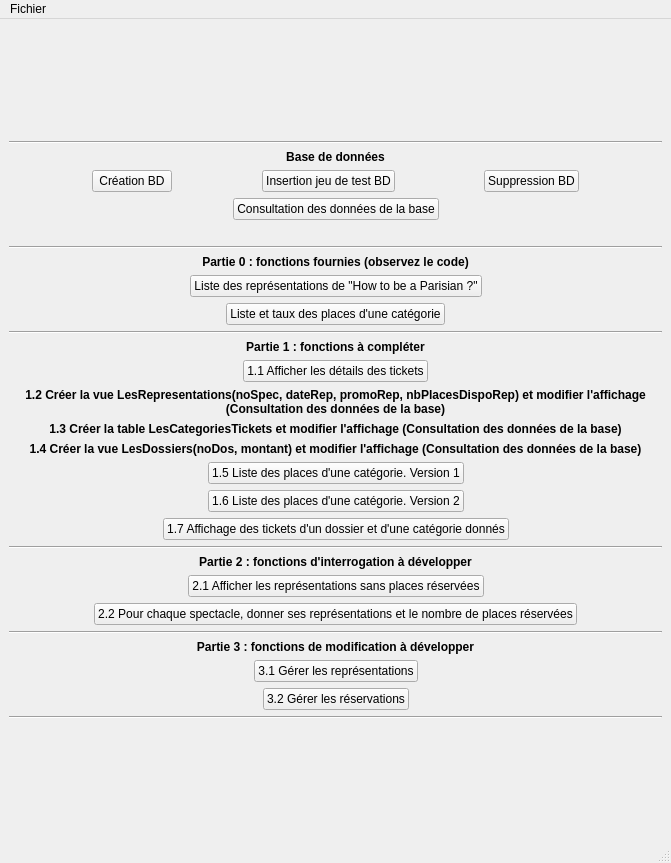
<?xml version="1.0" encoding="UTF-8"?>
<ui version="4.0">
 <class>MainWindow</class>
 <widget class="QMainWindow" name="MainWindow">
  <property name="geometry">
   <rect>
    <x>0</x>
    <y>0</y>
    <width>671</width>
    <height>863</height>
   </rect>
  </property>
  <property name="windowTitle">
   <string>Projet Théatre</string>
  </property>
  <widget class="QWidget" name="centralwidget">
   <layout class="QVBoxLayout" name="verticalLayout">
    <item>
     <spacer name="verticalSpacer_2">
      <property name="orientation">
       <enum>Qt::Vertical</enum>
      </property>
      <property name="sizeHint" stdset="0">
       <size>
        <width>20</width>
        <height>40</height>
       </size>
      </property>
     </spacer>
    </item>
    <item>
     <widget class="Line" name="line">
      <property name="orientation">
       <enum>Qt::Horizontal</enum>
      </property>
     </widget>
    </item>
    <item>
     <widget class="QLabel" name="label">
      <property name="font">
       <font>
        <weight>75</weight>
        <bold>true</bold>
       </font>
      </property>
      <property name="text">
       <string>Base de données</string>
      </property>
      <property name="alignment">
       <set>Qt::AlignCenter</set>
      </property>
     </widget>
    </item>
    <item>
     <layout class="QHBoxLayout" name="horizontalLayout">
      <item>
       <spacer name="horizontalSpacer">
        <property name="orientation">
         <enum>Qt::Horizontal</enum>
        </property>
        <property name="sizeHint" stdset="0">
         <size>
          <width>40</width>
          <height>20</height>
         </size>
        </property>
       </spacer>
      </item>
      <item>
       <widget class="QPushButton" name="pushButton">
        <property name="text">
         <string>Création BD</string>
        </property>
       </widget>
      </item>
      <item>
       <spacer name="horizontalSpacer_2">
        <property name="orientation">
         <enum>Qt::Horizontal</enum>
        </property>
        <property name="sizeHint" stdset="0">
         <size>
          <width>40</width>
          <height>20</height>
         </size>
        </property>
       </spacer>
      </item>
      <item>
       <widget class="QPushButton" name="pushButton_3">
        <property name="text">
         <string>Insertion jeu de test BD</string>
        </property>
       </widget>
      </item>
      <item>
       <spacer name="horizontalSpacer_3">
        <property name="orientation">
         <enum>Qt::Horizontal</enum>
        </property>
        <property name="sizeHint" stdset="0">
         <size>
          <width>40</width>
          <height>20</height>
         </size>
        </property>
       </spacer>
      </item>
      <item>
       <widget class="QPushButton" name="pushButton_2">
        <property name="text">
         <string>Suppression BD</string>
        </property>
       </widget>
      </item>
      <item>
       <spacer name="horizontalSpacer_4">
        <property name="orientation">
         <enum>Qt::Horizontal</enum>
        </property>
        <property name="sizeHint" stdset="0">
         <size>
          <width>40</width>
          <height>20</height>
         </size>
        </property>
       </spacer>
      </item>
     </layout>
    </item>
    <item>
     <layout class="QHBoxLayout" name="horizontalLayout_13">
      <item>
       <spacer name="horizontalSpacer_28">
        <property name="orientation">
         <enum>Qt::Horizontal</enum>
        </property>
        <property name="sizeHint" stdset="0">
         <size>
          <width>40</width>
          <height>20</height>
         </size>
        </property>
       </spacer>
      </item>
      <item>
       <widget class="QPushButton" name="pushButton_15">
        <property name="text">
         <string>Consultation des données de la base</string>
        </property>
       </widget>
      </item>
      <item>
       <spacer name="horizontalSpacer_27">
        <property name="orientation">
         <enum>Qt::Horizontal</enum>
        </property>
        <property name="sizeHint" stdset="0">
         <size>
          <width>40</width>
          <height>20</height>
         </size>
        </property>
       </spacer>
      </item>
     </layout>
    </item>
    <item>
     <widget class="QLabel" name="label_2">
      <property name="text">
       <string/>
      </property>
      <property name="alignment">
       <set>Qt::AlignCenter</set>
      </property>
     </widget>
    </item>
    <item>
     <widget class="Line" name="line_2">
      <property name="orientation">
       <enum>Qt::Horizontal</enum>
      </property>
     </widget>
    </item>
    <item>
     <widget class="QLabel" name="label_3">
      <property name="font">
       <font>
        <weight>75</weight>
        <bold>true</bold>
       </font>
      </property>
      <property name="text">
       <string>Partie 0 : fonctions fournies (observez le code)</string>
      </property>
      <property name="alignment">
       <set>Qt::AlignCenter</set>
      </property>
     </widget>
    </item>
    <item>
     <layout class="QHBoxLayout" name="horizontalLayout_2">
      <item>
       <spacer name="horizontalSpacer_7">
        <property name="orientation">
         <enum>Qt::Horizontal</enum>
        </property>
        <property name="sizeHint" stdset="0">
         <size>
          <width>40</width>
          <height>20</height>
         </size>
        </property>
       </spacer>
      </item>
      <item>
       <widget class="QPushButton" name="pushButton_4">
        <property name="text">
         <string>Liste des représentations de &quot;How to be a Parisian ?&quot;</string>
        </property>
       </widget>
      </item>
      <item>
       <spacer name="horizontalSpacer_5">
        <property name="orientation">
         <enum>Qt::Horizontal</enum>
        </property>
        <property name="sizeHint" stdset="0">
         <size>
          <width>40</width>
          <height>20</height>
         </size>
        </property>
       </spacer>
      </item>
     </layout>
    </item>
    <item>
     <layout class="QHBoxLayout" name="horizontalLayout_3">
      <item>
       <spacer name="horizontalSpacer_8">
        <property name="orientation">
         <enum>Qt::Horizontal</enum>
        </property>
        <property name="sizeHint" stdset="0">
         <size>
          <width>40</width>
          <height>20</height>
         </size>
        </property>
       </spacer>
      </item>
      <item>
       <widget class="QPushButton" name="pushButton_5">
        <property name="text">
         <string>Liste et taux des places d'une catégorie</string>
        </property>
       </widget>
      </item>
      <item>
       <spacer name="horizontalSpacer_6">
        <property name="orientation">
         <enum>Qt::Horizontal</enum>
        </property>
        <property name="sizeHint" stdset="0">
         <size>
          <width>40</width>
          <height>20</height>
         </size>
        </property>
       </spacer>
      </item>
     </layout>
    </item>
    <item>
     <widget class="Line" name="line_3">
      <property name="orientation">
       <enum>Qt::Horizontal</enum>
      </property>
     </widget>
    </item>
    <item>
     <widget class="QLabel" name="label_4">
      <property name="font">
       <font>
        <weight>75</weight>
        <bold>true</bold>
       </font>
      </property>
      <property name="text">
       <string>Partie 1 : fonctions à compléter</string>
      </property>
      <property name="alignment">
       <set>Qt::AlignCenter</set>
      </property>
     </widget>
    </item>
    <item>
     <layout class="QHBoxLayout" name="horizontalLayout_4">
      <item>
       <spacer name="horizontalSpacer_10">
        <property name="orientation">
         <enum>Qt::Horizontal</enum>
        </property>
        <property name="sizeHint" stdset="0">
         <size>
          <width>40</width>
          <height>20</height>
         </size>
        </property>
       </spacer>
      </item>
      <item>
       <widget class="QPushButton" name="pushButton_6">
        <property name="text">
         <string>1.1 Afficher les détails des tickets</string>
        </property>
       </widget>
      </item>
      <item>
       <spacer name="horizontalSpacer_9">
        <property name="orientation">
         <enum>Qt::Horizontal</enum>
        </property>
        <property name="sizeHint" stdset="0">
         <size>
          <width>40</width>
          <height>20</height>
         </size>
        </property>
       </spacer>
      </item>
     </layout>
    </item>
    <item>
     <widget class="QLabel" name="label_7">
      <property name="font">
       <font>
        <weight>75</weight>
        <bold>true</bold>
       </font>
      </property>
      <property name="text">
       <string>1.2 Créer la vue LesRepresentations(noSpec, dateRep, promoRep, nbPlacesDispoRep) et modifier l'affichage (Consultation des données de la base)</string>
      </property>
      <property name="alignment">
       <set>Qt::AlignCenter</set>
      </property>
      <property name="wordWrap">
       <bool>true</bool>
      </property>
     </widget>
    </item>
    <item>
     <widget class="QLabel" name="label_8">
      <property name="font">
       <font>
        <weight>75</weight>
        <bold>true</bold>
       </font>
      </property>
      <property name="text">
       <string>1.3 Créer la table LesCategoriesTickets et modifier l'affichage (Consultation des données de la base)</string>
      </property>
      <property name="alignment">
       <set>Qt::AlignCenter</set>
      </property>
     </widget>
    </item>
    <item>
     <widget class="QLabel" name="label_9">
      <property name="font">
       <font>
        <weight>75</weight>
        <bold>true</bold>
       </font>
      </property>
      <property name="text">
       <string>1.4 Créer la vue LesDossiers(noDos, montant) et modifier l'affichage (Consultation des données de la base)</string>
      </property>
      <property name="alignment">
       <set>Qt::AlignCenter</set>
      </property>
     </widget>
    </item>
    <item>
     <layout class="QHBoxLayout" name="horizontalLayout_5">
      <item>
       <spacer name="horizontalSpacer_12">
        <property name="orientation">
         <enum>Qt::Horizontal</enum>
        </property>
        <property name="sizeHint" stdset="0">
         <size>
          <width>40</width>
          <height>20</height>
         </size>
        </property>
       </spacer>
      </item>
      <item>
       <widget class="QPushButton" name="pushButton_7">
        <property name="text">
         <string>1.5 Liste des places d'une catégorie. Version 1</string>
        </property>
       </widget>
      </item>
      <item>
       <spacer name="horizontalSpacer_11">
        <property name="orientation">
         <enum>Qt::Horizontal</enum>
        </property>
        <property name="sizeHint" stdset="0">
         <size>
          <width>40</width>
          <height>20</height>
         </size>
        </property>
       </spacer>
      </item>
     </layout>
    </item>
    <item>
     <layout class="QHBoxLayout" name="horizontalLayout_6">
      <item>
       <spacer name="horizontalSpacer_14">
        <property name="orientation">
         <enum>Qt::Horizontal</enum>
        </property>
        <property name="sizeHint" stdset="0">
         <size>
          <width>40</width>
          <height>20</height>
         </size>
        </property>
       </spacer>
      </item>
      <item>
       <widget class="QPushButton" name="pushButton_8">
        <property name="text">
         <string>1.6 Liste des places d'une catégorie. Version 2</string>
        </property>
       </widget>
      </item>
      <item>
       <spacer name="horizontalSpacer_13">
        <property name="orientation">
         <enum>Qt::Horizontal</enum>
        </property>
        <property name="sizeHint" stdset="0">
         <size>
          <width>40</width>
          <height>20</height>
         </size>
        </property>
       </spacer>
      </item>
     </layout>
    </item>
    <item>
     <layout class="QHBoxLayout" name="horizontalLayout_7">
      <item>
       <spacer name="horizontalSpacer_16">
        <property name="orientation">
         <enum>Qt::Horizontal</enum>
        </property>
        <property name="sizeHint" stdset="0">
         <size>
          <width>40</width>
          <height>20</height>
         </size>
        </property>
       </spacer>
      </item>
      <item>
       <widget class="QPushButton" name="pushButton_9">
        <property name="text">
         <string>1.7 Affichage des tickets d'un dossier et d'une catégorie donnés</string>
        </property>
       </widget>
      </item>
      <item>
       <spacer name="horizontalSpacer_15">
        <property name="orientation">
         <enum>Qt::Horizontal</enum>
        </property>
        <property name="sizeHint" stdset="0">
         <size>
          <width>40</width>
          <height>20</height>
         </size>
        </property>
       </spacer>
      </item>
     </layout>
    </item>
    <item>
     <widget class="Line" name="line_4">
      <property name="orientation">
       <enum>Qt::Horizontal</enum>
      </property>
     </widget>
    </item>
    <item>
     <widget class="QLabel" name="label_5">
      <property name="font">
       <font>
        <weight>75</weight>
        <bold>true</bold>
       </font>
      </property>
      <property name="text">
       <string>Partie 2 : fonctions d'interrogation à développer</string>
      </property>
      <property name="alignment">
       <set>Qt::AlignCenter</set>
      </property>
     </widget>
    </item>
    <item>
     <layout class="QHBoxLayout" name="horizontalLayout_8">
      <item>
       <spacer name="horizontalSpacer_18">
        <property name="orientation">
         <enum>Qt::Horizontal</enum>
        </property>
        <property name="sizeHint" stdset="0">
         <size>
          <width>40</width>
          <height>20</height>
         </size>
        </property>
       </spacer>
      </item>
      <item>
       <widget class="QPushButton" name="pushButton_10">
        <property name="text">
         <string>2.1 Afficher les représentations sans places réservées</string>
        </property>
       </widget>
      </item>
      <item>
       <spacer name="horizontalSpacer_17">
        <property name="orientation">
         <enum>Qt::Horizontal</enum>
        </property>
        <property name="sizeHint" stdset="0">
         <size>
          <width>40</width>
          <height>20</height>
         </size>
        </property>
       </spacer>
      </item>
     </layout>
    </item>
    <item>
     <layout class="QHBoxLayout" name="horizontalLayout_9">
      <item>
       <spacer name="horizontalSpacer_20">
        <property name="orientation">
         <enum>Qt::Horizontal</enum>
        </property>
        <property name="sizeHint" stdset="0">
         <size>
          <width>40</width>
          <height>20</height>
         </size>
        </property>
       </spacer>
      </item>
      <item>
       <widget class="QPushButton" name="pushButton_11">
        <property name="text">
         <string>2.2 Pour chaque spectacle, donner ses représentations et le nombre de places réservées</string>
        </property>
       </widget>
      </item>
      <item>
       <spacer name="horizontalSpacer_19">
        <property name="orientation">
         <enum>Qt::Horizontal</enum>
        </property>
        <property name="sizeHint" stdset="0">
         <size>
          <width>40</width>
          <height>20</height>
         </size>
        </property>
       </spacer>
      </item>
     </layout>
    </item>
    <item>
     <layout class="QHBoxLayout" name="horizontalLayout_10"/>
    </item>
    <item>
     <widget class="Line" name="line_5">
      <property name="orientation">
       <enum>Qt::Horizontal</enum>
      </property>
     </widget>
    </item>
    <item>
     <widget class="QLabel" name="label_6">
      <property name="font">
       <font>
        <weight>75</weight>
        <bold>true</bold>
       </font>
      </property>
      <property name="text">
       <string>Partie 3 : fonctions de modification à développer</string>
      </property>
      <property name="alignment">
       <set>Qt::AlignCenter</set>
      </property>
     </widget>
    </item>
    <item>
     <layout class="QHBoxLayout" name="horizontalLayout_11">
      <item>
       <spacer name="horizontalSpacer_24">
        <property name="orientation">
         <enum>Qt::Horizontal</enum>
        </property>
        <property name="sizeHint" stdset="0">
         <size>
          <width>40</width>
          <height>20</height>
         </size>
        </property>
       </spacer>
      </item>
      <item>
       <widget class="QPushButton" name="pushButton_13">
        <property name="text">
         <string>3.1 Gérer les représentations</string>
        </property>
       </widget>
      </item>
      <item>
       <spacer name="horizontalSpacer_23">
        <property name="orientation">
         <enum>Qt::Horizontal</enum>
        </property>
        <property name="sizeHint" stdset="0">
         <size>
          <width>40</width>
          <height>20</height>
         </size>
        </property>
       </spacer>
      </item>
     </layout>
    </item>
    <item>
     <layout class="QHBoxLayout" name="horizontalLayout_12">
      <item>
       <spacer name="horizontalSpacer_26">
        <property name="orientation">
         <enum>Qt::Horizontal</enum>
        </property>
        <property name="sizeHint" stdset="0">
         <size>
          <width>40</width>
          <height>20</height>
         </size>
        </property>
       </spacer>
      </item>
      <item>
       <widget class="QPushButton" name="pushButton_14">
        <property name="text">
         <string>3.2 Gérer les réservations</string>
        </property>
       </widget>
      </item>
      <item>
       <spacer name="horizontalSpacer_25">
        <property name="orientation">
         <enum>Qt::Horizontal</enum>
        </property>
        <property name="sizeHint" stdset="0">
         <size>
          <width>40</width>
          <height>20</height>
         </size>
        </property>
       </spacer>
      </item>
     </layout>
    </item>
    <item>
     <widget class="Line" name="line_6">
      <property name="orientation">
       <enum>Qt::Horizontal</enum>
      </property>
     </widget>
    </item>
    <item>
     <spacer name="verticalSpacer">
      <property name="orientation">
       <enum>Qt::Vertical</enum>
      </property>
      <property name="sizeHint" stdset="0">
       <size>
        <width>20</width>
        <height>40</height>
       </size>
      </property>
     </spacer>
    </item>
   </layout>
  </widget>
  <widget class="QMenuBar" name="menubar">
   <property name="geometry">
    <rect>
     <x>0</x>
     <y>0</y>
     <width>671</width>
     <height>21</height>
    </rect>
   </property>
   <widget class="QMenu" name="menuFiles">
    <property name="title">
     <string>Fichier</string>
    </property>
    <addaction name="actionQuitter"/>
   </widget>
   <addaction name="menuFiles"/>
  </widget>
  <widget class="QStatusBar" name="statusbar"/>
  <action name="actionQuitter">
   <property name="text">
    <string>Quitter</string>
   </property>
  </action>
 </widget>
 <resources/>
 <connections>
  <connection>
   <sender>actionQuitter</sender>
   <signal>triggered()</signal>
   <receiver>MainWindow</receiver>
   <slot>close()</slot>
   <hints>
    <hint type="sourcelabel">
     <x>-1</x>
     <y>-1</y>
    </hint>
    <hint type="destinationlabel">
     <x>399</x>
     <y>299</y>
    </hint>
   </hints>
  </connection>
  <connection>
   <sender>pushButton</sender>
   <signal>clicked()</signal>
   <receiver>MainWindow</receiver>
   <slot>createDB()</slot>
   <hints>
    <hint type="sourcelabel">
     <x>174</x>
     <y>177</y>
    </hint>
    <hint type="destinationlabel">
     <x>135</x>
     <y>130</y>
    </hint>
   </hints>
  </connection>
  <connection>
   <sender>pushButton_3</sender>
   <signal>clicked()</signal>
   <receiver>MainWindow</receiver>
   <slot>insertDB()</slot>
   <hints>
    <hint type="sourcelabel">
     <x>392</x>
     <y>177</y>
    </hint>
    <hint type="destinationlabel">
     <x>388</x>
     <y>127</y>
    </hint>
   </hints>
  </connection>
  <connection>
   <sender>pushButton_2</sender>
   <signal>clicked()</signal>
   <receiver>MainWindow</receiver>
   <slot>deleteDB()</slot>
   <hints>
    <hint type="sourcelabel">
     <x>570</x>
     <y>177</y>
    </hint>
    <hint type="destinationlabel">
     <x>598</x>
     <y>139</y>
    </hint>
   </hints>
  </connection>
  <connection>
   <sender>pushButton_15</sender>
   <signal>clicked()</signal>
   <receiver>MainWindow</receiver>
   <slot>openData()</slot>
   <hints>
    <hint type="sourcelabel">
     <x>427</x>
     <y>208</y>
    </hint>
    <hint type="destinationlabel">
     <x>498</x>
     <y>183</y>
    </hint>
   </hints>
  </connection>
  <connection>
   <sender>pushButton_4</sender>
   <signal>clicked()</signal>
   <receiver>MainWindow</receiver>
   <slot>open_fct_fournie_1()</slot>
   <hints>
    <hint type="sourcelabel">
     <x>465</x>
     <y>286</y>
    </hint>
    <hint type="destinationlabel">
     <x>79</x>
     <y>174</y>
    </hint>
   </hints>
  </connection>
  <connection>
   <sender>pushButton_5</sender>
   <signal>clicked()</signal>
   <receiver>MainWindow</receiver>
   <slot>open_fct_fournie_2()</slot>
   <hints>
    <hint type="sourcelabel">
     <x>434</x>
     <y>317</y>
    </hint>
    <hint type="destinationlabel">
     <x>116</x>
     <y>221</y>
    </hint>
   </hints>
  </connection>
  <connection>
   <sender>pushButton_6</sender>
   <signal>clicked()</signal>
   <receiver>MainWindow</receiver>
   <slot>open_fct_comp_1()</slot>
   <hints>
    <hint type="sourcelabel">
     <x>419</x>
     <y>376</y>
    </hint>
    <hint type="destinationlabel">
     <x>515</x>
     <y>274</y>
    </hint>
   </hints>
  </connection>
  <connection>
   <sender>pushButton_7</sender>
   <signal>clicked()</signal>
   <receiver>MainWindow</receiver>
   <slot>open_fct_comp_2()</slot>
   <hints>
    <hint type="sourcelabel">
     <x>450</x>
     <y>477</y>
    </hint>
    <hint type="destinationlabel">
     <x>576</x>
     <y>305</y>
    </hint>
   </hints>
  </connection>
  <connection>
   <sender>pushButton_8</sender>
   <signal>clicked()</signal>
   <receiver>MainWindow</receiver>
   <slot>open_fct_comp_3()</slot>
   <hints>
    <hint type="sourcelabel">
     <x>450</x>
     <y>508</y>
    </hint>
    <hint type="destinationlabel">
     <x>551</x>
     <y>342</y>
    </hint>
   </hints>
  </connection>
  <connection>
   <sender>pushButton_9</sender>
   <signal>clicked()</signal>
   <receiver>MainWindow</receiver>
   <slot>open_fct_comp_4()</slot>
   <hints>
    <hint type="sourcelabel">
     <x>492</x>
     <y>539</y>
    </hint>
    <hint type="destinationlabel">
     <x>521</x>
     <y>367</y>
    </hint>
   </hints>
  </connection>
  <connection>
   <sender>pushButton_10</sender>
   <signal>clicked()</signal>
   <receiver>MainWindow</receiver>
   <slot>open_fct_comp_5()</slot>
   <hints>
    <hint type="sourcelabel">
     <x>436</x>
     <y>586</y>
    </hint>
    <hint type="destinationlabel">
     <x>543</x>
     <y>580</y>
    </hint>
   </hints>
  </connection>
  <connection>
   <sender>pushButton_11</sender>
   <signal>clicked()</signal>
   <receiver>MainWindow</receiver>
   <slot>open_fct_comp_6()</slot>
   <hints>
    <hint type="sourcelabel">
     <x>118</x>
     <y>607</y>
    </hint>
    <hint type="destinationlabel">
     <x>109</x>
     <y>578</y>
    </hint>
   </hints>
  </connection>
  <connection>
   <sender>pushButton_13</sender>
   <signal>clicked()</signal>
   <receiver>MainWindow</receiver>
   <slot>open_fct_comp_7()</slot>
   <hints>
    <hint type="sourcelabel">
     <x>296</x>
     <y>688</y>
    </hint>
    <hint type="destinationlabel">
     <x>138</x>
     <y>679</y>
    </hint>
   </hints>
  </connection>
  <connection>
   <sender>pushButton_14</sender>
   <signal>clicked()</signal>
   <receiver>MainWindow</receiver>
   <slot>open_fct_comp_8()</slot>
   <hints>
    <hint type="sourcelabel">
     <x>387</x>
     <y>717</y>
    </hint>
    <hint type="destinationlabel">
     <x>502</x>
     <y>703</y>
    </hint>
   </hints>
  </connection>
 </connections>
 <slots>
  <slot>createDB()</slot>
  <slot>insertDB()</slot>
  <slot>deleteDB()</slot>
  <slot>openData()</slot>
  <slot>openAddUser()</slot>
  <slot>openDelUser()</slot>
  <slot>open_fct_fournie_1()</slot>
  <slot>open_fct_fournie_2()</slot>
  <slot>open_fct_comp_1()</slot>
  <slot>open_fct_comp_2()</slot>
  <slot>open_fct_comp_3()</slot>
  <slot>open_fct_comp_4()</slot>
  <slot>open_fct_comp_5()</slot>
  <slot>open_fct_comp_6()</slot>
  <slot>open_fct_comp_7()</slot>
  <slot>open_fct_comp_8()</slot>
 </slots>
</ui>
